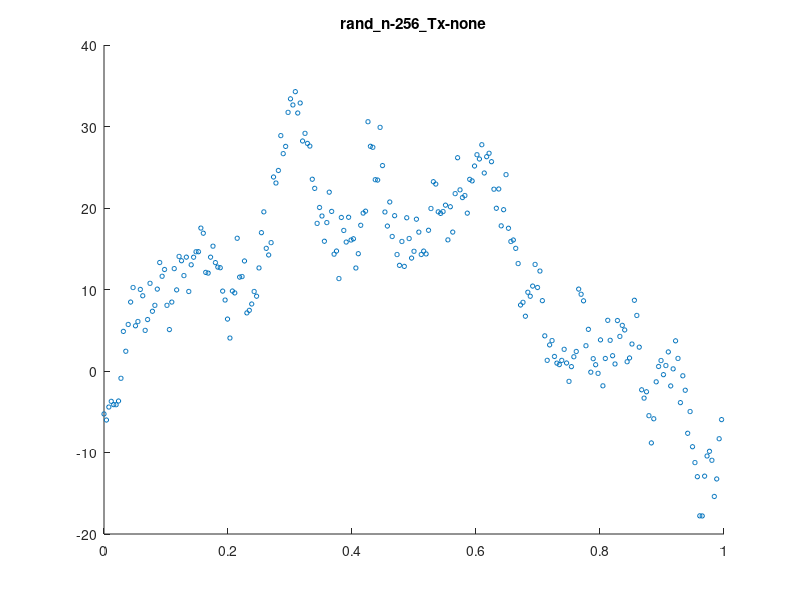
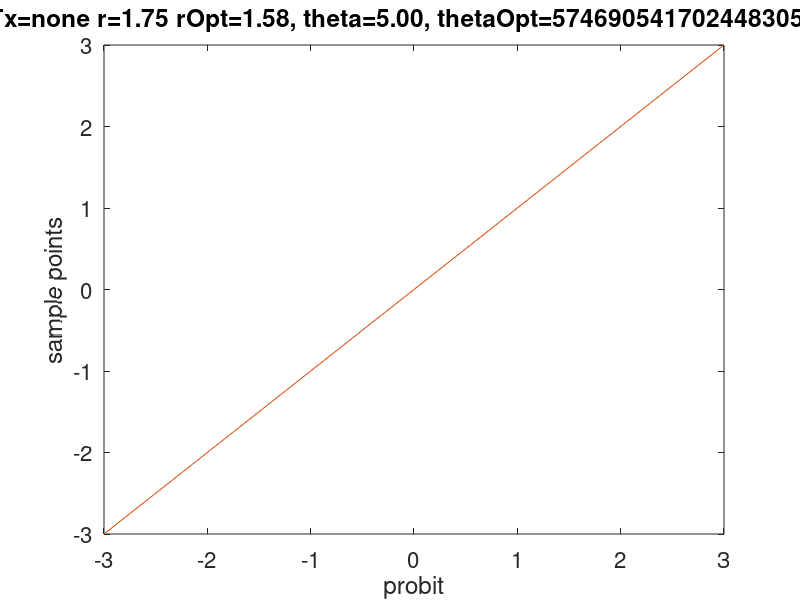
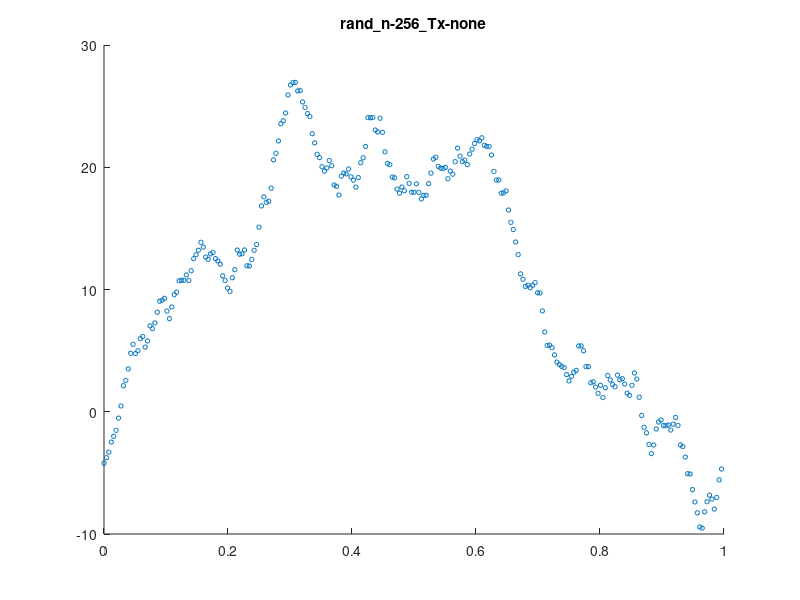
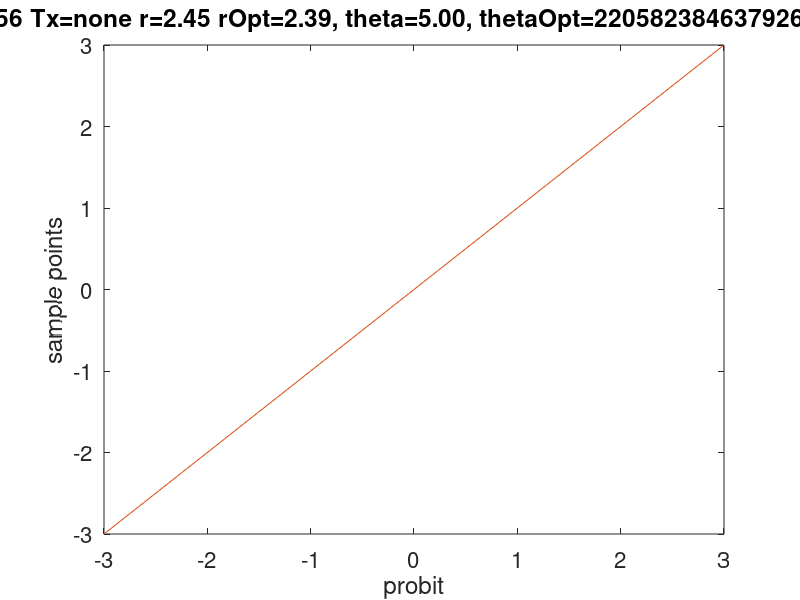

The MATLAB script that drew these images, in order:
%
% Minimum working example to test Gaussian diagnostics idea
%
function MWE_gaussian_diagnostics()

format short
close all

fNames = {'ExpCos','Keister','rand'};
ptransforms = {'C1','C1sin', 'none'};
fName = fNames{3};
ptransform = ptransforms{3};

npts = 2^8;  % max 14
dim = 1;
rVec = [1.75 2.45 3.15]; %vector of possible r values
theta = 5;
for r=rVec
  
  %parameters for random function
  rfun = r/2;
  f_mean = 3;
  f_std_a = 8;
  f_std_b = 5;
  
  shift = rand(1,dim);
  
  [~,xlat] = simple_lattice_gen(npts,dim,shift,true);
  
  if strcmp(fName,'ExpCos')
    integrand = @(x) exp(sum(cos(2*pi*x), 2));
  elseif strcmp(fName, 'Keister')
    integrand = @(x) keisterFunc(x,dim,1/sqrt(2)); % a=0.8
  elseif strcmp(fName, 'rand')
    integrand = @(x) f_rand(x,rfun,theta, f_mean,f_std_a,f_std_b);
  else
    error('Invalid function name')
  end
  
  integrand_p = doPeriodTx(integrand, ptransform);
  
  y = integrand_p(xlat); %function data
  ftilde = fft(y); %fourier coefficients
  ftilde(1) = 0;  % ftilde = \mV^H(\vf - m \vone), subtract mean
  if dim==1
    hFigIntegrand = figure; scatter(xlat, y, 10)
    title(sprintf('%s_n-%d_Tx-%s', ...
      fName, npts, ptransform), 'interpreter','none')
    saveas(hFigIntegrand, sprintf('%s_n-%d_Tx-%s_rFun-%1.2f.png', ...
      fName, npts, ptransform, rfun))
  end
  
%   if 0
%     lnaMLE_opt = fminsearch(@(lna) ...
%       ObjectiveFunction(exp(lna),r,xlat,(ftilde)), ...
%       0,optimset('TolX',1e-2));
%     thetaOpt = exp(lnaMLE_opt)
%   else
%     if 0
%       thetaOpt = 1;
%       ln_rOpt = fminsearch(@(lnr) ...
%         ObjectiveFunction(thetaOpt,1+exp(lnr),xlat,(ftilde)), ...
%         0,optimset('TolX',1e-2));
%       rOpt = 1 + exp(ln_rOpt)
%       r = rOpt;
%     else %search for optimal kernel parameters
      lnParamsOpt = fminsearch(@(lnParams) ...
        ObjectiveFunction(exp(lnParams(1)),1+exp(lnParams(2)),xlat,(ftilde)), ...
        [0,0],optimset('TolX',1e-2));
      thetaOpt = exp(lnParamsOpt(1));
      rOpt = 1 + exp(lnParamsOpt(2));
%     end
%   end
  
  % lambda1 = kernel(r, xlat_, thetaOpt);
  vlambda = kernel2(rOpt, xlat, thetaOpt);
  s = sqrt(sum(abs(ftilde(2:end).^2)./vlambda(2:end))/(npts^2));
  vlambda = (s^2)*vlambda;

  % apply transform
  % $\vZ = \frac 1n \mV \mLambda^{-\frac 12} \mV^H(\vf - m \vone)$
  % ifft also includes 1/n division
  vz = ifft(ftilde./sqrt(vlambda));
  vz_real = real(vz);  % vz must be real as intended by the transformation 

  % create_plots('normplot')
  create_plots('qqplot', vz_real, fName, npts, ptransform, r, rOpt, theta, thetaOpt)
  
  % Shapiro-Wilk test
  %   [H, pValue, W] = swtest(w_ftilde);
  %   Hval='true';
  %   if H==true
  %     Hval='false';
  %   end
  %   fprintf('Shapiro-Wilk test: Normal=%s, pValue=%1.3f, W=%1.3f\n', Hval, pValue, W);
  fprintf('r = %7.5f, rOpt = %7.5f, theta = %7.5f, thetaOpt = %7.5f\n', ...
     r,rOpt,theta,thetaOpt);
  

end

end

function create_plots(type, vz_real, fName, npts, ptransform, r, rOpt, theta, thetaOpt)
hFigNormplot = figure();
set(hFigNormplot,'defaultaxesfontsize',16, ...
  'defaulttextfontsize',16, ... %make font larger
  'defaultLineLineWidth',0.75, 'defaultLineMarkerSize',8)
if strcmp(type, 'normplot')
  normplot(vz_real)
else
  qqplot(vz_real); hold on
  plot([-3 3], [-3 3],'-')
end

title(sprintf('%s n=%d Tx=%s r=%1.2f rOpt=%1.2f, theta=%1.2f, thetaOpt=%1.2f', ...
       fName, npts, ptransform, r, rOpt, theta, thetaOpt))
saveas(hFigNormplot, sprintf('%s_%s_n-%d_Tx-%s_rOpt-%1.3f.png', ...
       type, fName, npts, ptransform, r))
end

% gaussian random function
function fval = f_rand(xpts, rfun, theta, a, b, c)
% a = sqrt(2 * factorial(2*rfun))/((2*pi)^rfun);
% theta = (2 * factorial(rfun))/((2*pi)^rfun);
% a = 8;
% b = 5;

rng(202326) % initialize random number generator for reproducability
N = 2^(15);
f_c = a*randn(1, N);
f_s = a*randn(1, N);
f_0 = b*randn(1, 1) + c;
kvec = (1:N);
argx = @(x) 2*pi*x*kvec;
f_c_ = @(x)(f_c./kvec.^(rfun)).*cos(argx(x));
f_s_ = @(x)(f_s./kvec.^(rfun)).*sin(argx(x));
f_ran = @(x) f_0 + sqrt(theta)*sum(f_c_(x)+ f_s_(x),2) ; %
fval = f_ran(xpts);
% figure; plot(fval, '.')
end

function Lambda = kernel(r, xun, theta)
constMult =  -(-1)^(r/2)*((2*pi)^r)/(2*factorial(r));
if r == 2
  bernPoly = @(x)(-x.*(1-x) + 1/6);
elseif r == 4
  bernPoly = @(x)( ( (x.*(1-x)).^2 ) - 1/30);
else
  error('Bernoulli order=%d not implemented !', r);
end
kernelFunc = @(x) bernPoly(x);

temp_ = bsxfun(@times, (theta)*constMult, kernelFunc(xun));
C1 = prod(1 + temp_, 2);

% matlab's builtin fft is much faster and accurate
% eigenvalues must be real : Symmetric pos definite Kernel
Lambda = real(fft(C1));

end

function vlambda = kernel2(r, xun, theta)
constMult = 1/2;
kernelFunc = @(x) truncated_series_kernel(x,r);
        
temp_ = bsxfun(@times, (theta)*constMult, kernelFunc(xun));
C1 = prod(1 + temp_, 2);

% matlab's builtin fft is much faster and accurate
% eigenvalues must be real : Symmetric pos definite Kernel
vlambda = real(fft(C1));
end

function g = truncated_series(N, r)
tilde_g_0 = 0;
m = 1:(-1 + N/2);
tilde_g_h1 = N./abs(m).^(r);
m = (N/2):(-1 + N);
tilde_g_h2 = N./abs(N-m).^(r);
tilde_g = [tilde_g_0 tilde_g_h1 tilde_g_h2];
g = ifft(tilde_g)';
end

function c = truncated_series_kernel(x,r)
n = size(x, 1);
g = truncated_series(n,r);
c = g(1 + x*n);
end

function [loss,Lambda,RKHSnorm] = ObjectiveFunction(theta,order,xun,ftilde)

n = length(ftilde);
% [Lambda, Lambda_ring] = kernel(xun,obj.kernType,a,obj.order,...
%   obj.avoidCancelError);
arbMean = true;
[Lambda] = kernel2(order, xun, theta);

% compute RKHSnorm
temp = abs(ftilde(Lambda~=0).^2)./(Lambda(Lambda~=0)) ;

% compute loss: MLE
if arbMean==true
  RKHSnorm = sum(temp(2:end))/n;
  temp_1 = sum(temp(2:end));
else
  RKHSnorm = sum(temp)/n;
  temp_1 = sum(temp);
end

% ignore all zero eigenvalues
loss1 = sum(log(Lambda(Lambda~=0)))/n;
loss2 = log(temp_1);
loss = (loss1 + loss2);
fprintf('loss1 %1.3f loss2 %1.3f loss %1.3f r %1.3ea %1.3e\n', loss1, loss2, loss, order, theta)

end

function f = doPeriodTx(fInput, ptransform)

if strcmp(ptransform,'Baker')
  f=@(x) fInput(1-2*abs(x-1/2)); % Baker's transform
elseif strcmp(ptransform,'C0')
  f=@(x) fInput(3*x.^2-2*x.^3).*prod(6*x.*(1-x),2); % C^0 transform
elseif strcmp(ptransform,'C1')
  % C^1 transform
  f=@(x) fInput(x.^3.*(10-15*x+6*x.^2)).*prod(30*x.^2.*(1-x).^2,2);
elseif strcmp(ptransform,'C1sin')
  % Sidi C^1 transform
  f=@(x) fInput(x-sin(2*pi*x)/(2*pi)).*prod(2*sin(pi*x).^2,2);
elseif strcmp(ptransform,'C2sin')
  % Sidi C^2 transform
  psi3 = @(t) (8-9*cos(pi*t)+cos(3*pi*t))/16;
  psi3_1 = @(t) (9*sin(pi*t)*pi- sin(3*pi*t)*3*pi)/16;
  f=@(x) fInput(psi3(x)).*prod(psi3_1(x),2);
elseif strcmp(ptransform,'C3sin')
  % Sidi C^3 transform
  psi4 = @(t) (12*pi*t-8*sin(2*pi*t)+sin(4*pi*t))/(12*pi);
  psi4_1 = @(t) (12*pi-8*cos(2*pi*t)*2*pi+sin(4*pi*t)*4*pi)/(12*pi);
  f=@(x) fInput(psi4(x)).*prod(psi4_1(x),2);
elseif strcmp(ptransform,'none')
  % do nothing
  f=@(x) fInput(x);
else
  error('Error: Periodization transform %s not implemented', ptransform);
end

end


function [xlat,xpts_un,xlat_un,xpts] = simple_lattice_gen(n,d,shift,firstBatch)
gen_vec = [1, 433461, 315689, 441789, 501101, 146355, 88411, 215837, 273599 ...
  151719, 258185, 357967, 96407, 203741, 211709, 135719, 100779, ...
  85729, 14597, 94813, 422013, 484367]; %generator
z = gen_vec(1:d);

nmax = n;
nmin = 1 + n/2;
if firstBatch==true
  nmin = 1;
end
nelem=nmax-nmin+1;

if firstBatch==true
  brIndices=vdc(nelem)';
  xpts_un=mod(bsxfun(@times,(0:1/n:1-1/n)',z),1); % unshifted in direct order
else
  brIndices=vdc(nelem)'+1/(2*(nmin-1));
  xpts_un=mod(bsxfun(@times,(1/n:2/n:1-1/n)',z),1); % unshifted in direct order
  
end
xpts = mod(bsxfun(@plus,xpts_un,shift),1);  % shifted in direct order

xlat_un = mod(bsxfun(@times,brIndices',z),1);  % unshifted
xlat = mod(bsxfun(@plus,xlat_un,shift),1);  % shifted in VDC order
end

% van der Corput sequence in base 2
function q = vdc(n)
if n>1
  k=log2(n); % We compute the VDC seq part by part of power 2 size
  q=zeros(2^k,1);
  for l=0:k-1
    nl=2^l;
    kk=2^(k-l-1);
    ptind=repmat([false(nl,1);true(nl,1)],kk,1);
    q(ptind)=q(ptind)+1/2^(l+1);
  end
else
  q=0;
end
end

